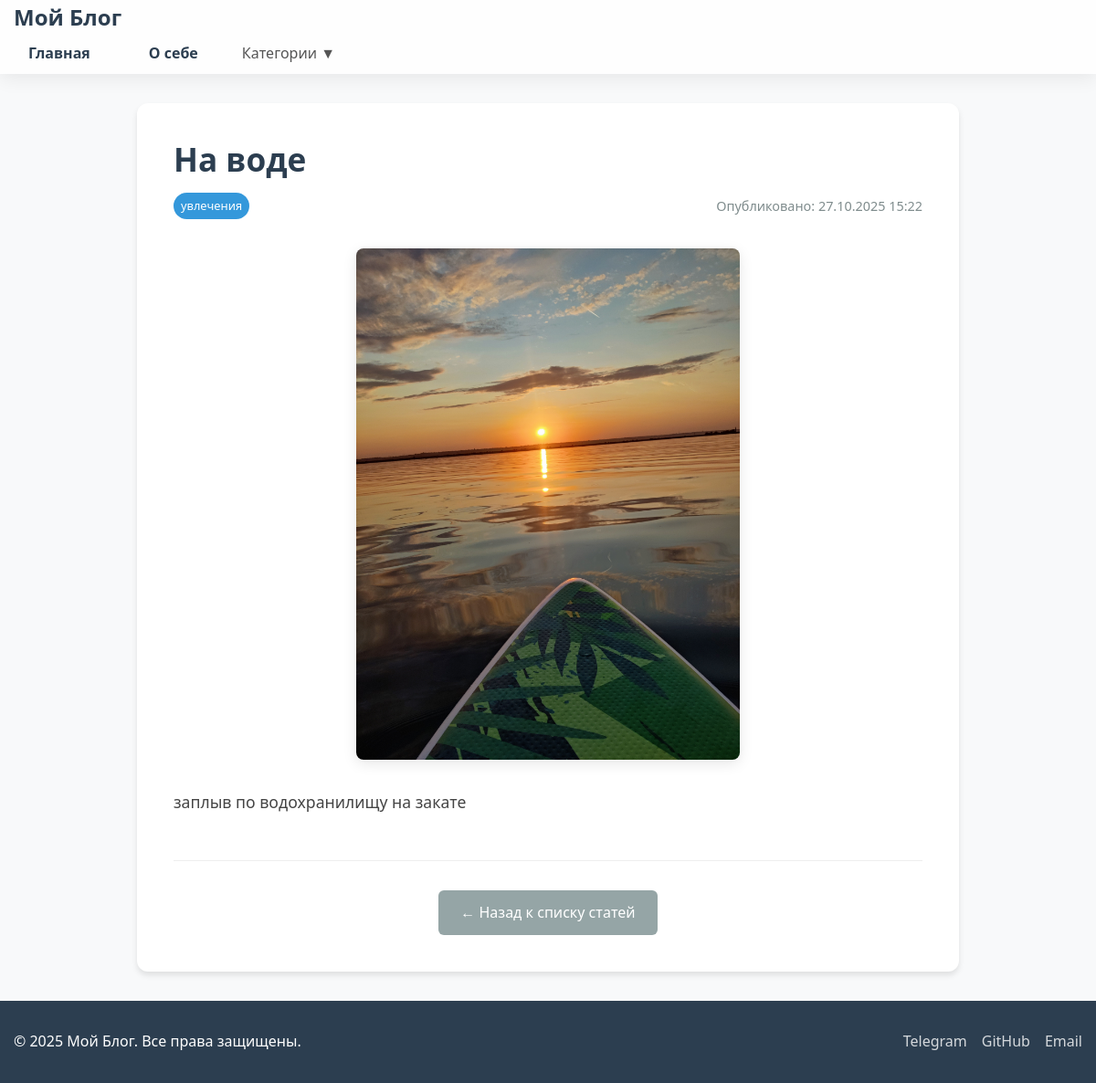
Screenshot of /post/7/ with the database file from the repository.
### blog/models.py (models this page shows, shortened)
class Post(models.Model):
    title = models.CharField(max_length=200, verbose_name='Заголовок')
    content = models.TextField(verbose_name='Содержание')
    create_date = models.DateTimeField(default=timezone.now, verbose_name='Дата создания')
    published_date = models.DateTimeField(blank=True, null=True, verbose_name='Дата публикации')
    is_published = models.BooleanField(default=False, verbose_name='Опубликовано')
    category = models.ForeignKey(Category, on_delete=models.SET_NULL, related_name='posts', verbose_name='Категория', null=True, blank=True)
    image = models.ImageField(upload_to='posts/images/', blank=True, null=True, verbose_name='Главное изображение')
    video = models.FileField(upload_to='posts/videos/', blank=True, null=True, verbose_name='Видео')
    video_poster = models.ImageField(upload_to='posts/video_posters/', blank=True, null=True, verbose_name='Превью видео')
    class Meta:
        verbose_name = 'Статья'
        verbose_name_plural = 'Статьи'

class Category(models.Model):  # ← СНАЧАЛА определяем Category
    name = models.CharField(max_length=100, verbose_name='Название')
    slug = models.SlugField(unique=True, verbose_name='URL')
    class Meta:
        verbose_name = 'Категория'
        verbose_name_plural = 'Категории'

### blog/views.py (the view)
# urls.py: path('post/<int:pk>/', views.post_detail, name='post_detail'),
def post_detail(request, pk):  # ← Изменить post_id на pk
    post = get_object_or_404(Post, id=pk, is_published=True)  # ← id=pk вместо id=post_id
    categories = Category.objects.all()  # ← Добавить для меню
    return render(request, 'blog/post_detail.html', {
        'post': post,
        'categories': categories
    })

### blog/templates/blog/post_detail.html (shortened to what this page needs)
{% extends 'blog/base.html' %}
{% load static %}
{% block content %}
<article class="post-detail">
    <header class="post-header">
        <h1>{{ post.title }}</h1>
        <div class="post-meta">
            {% if post.category %}
                <span class="category">{{ post.category.name }}</span>
            {% endif %}
            <span class="date">Опубликовано: {{ post.create_date|date:"d.m.Y H:i" }}</span>
        </div>
    </header>
    {% if post.image %}
        <div class="post-image">
            <img src="{{ post.image.url }}" alt="{{ post.title }}" loading="lazy">
        </div>
    {% endif %}
    <div class="post-content-full">
        {{ post.content|linebreaks }}
    </div>
    <div class="post-navigation">
        <a href="{% url 'home' %}" class="back-link">← Назад к списку статей</a>
    </div>
</article>
{% endblock %}

### blog/static/blog/css/style.css (style rules this page uses)
html, body { height: 100%; }
* { margin: 0; padding: 0; box-sizing: border-box; }
body { font-family: 'Segoe UI', Tahoma, Geneva, Verdana, sans-serif; line-height: 1.6; color: #333; background-color: #f8f9fa; }
.post-meta { display: flex; justify-content: space-between; align-items: center; margin-bottom: 1rem; font-size: 0.9rem; }
.post-meta .category { background: #3498db; color: white; padding: 0.25rem 0.5rem; border-radius: 15px; font-size: 0.8rem; }
.post-meta .date { color: #7f8c8d; }
.post-detail { background: white; border-radius: 12px; padding: 2.5rem; box-shadow: 0 4px 6px rgba(0,0,0,0.1); max-width: 900px; margin: 0 auto; position: relative; z-index: 1; }
.post-detail .post-image { width: 100%; margin: 2rem 0; text-align: center; }
.post-detail .post-image img { max-width: 100%; max-height: 70vh; height: auto; width: auto; display: block; margin: 0 auto; border-radius: 8px; box-shadow: 0 4px 15px rgba(0,0,0,0.1); object-fit: contain; }
.post-header { margin-bottom: 2rem; }
.post-header h1 { color: #2c3e50; margin-bottom: 1rem; font-size: 2.2rem; line-height: 1.2; }
.post-content-full { line-height: 1.7; font-size: 1.1rem; color: #444; }
.post-content-full p { margin-bottom: 1.5rem; }
.post-navigation { margin-top: 3rem; padding-top: 2rem; border-top: 1px solid #eee; text-align: center; }
.back-link { display: inline-block; background: #95a5a6; color: white; padding: 12px 24px; text-decoration: none; border-radius: 6px; font-weight: 500; transition: background 0.3s; }

### rows the page displays
Post: title "На воде", category.name "увлечения", create_date "27.10.2025 15:22", image (picture), content "заплыв по водохранилищу на закате"
